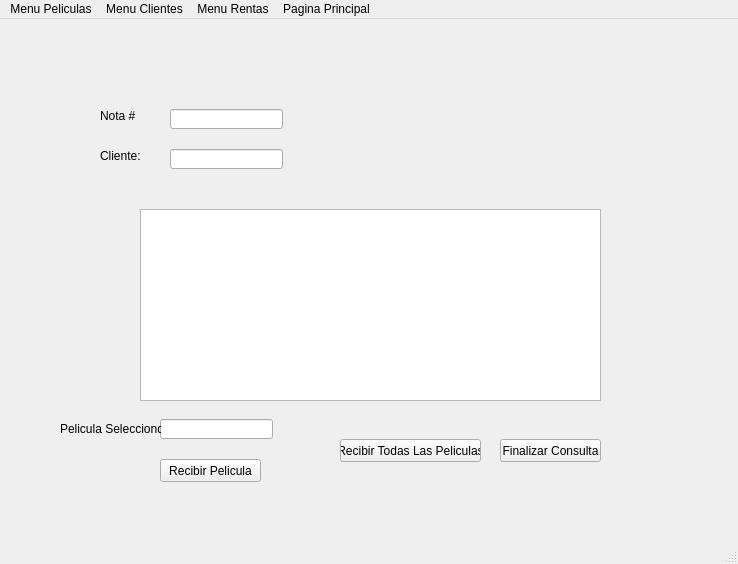
<?xml version="1.0" encoding="UTF-8"?>
<ui version="4.0">
 <class>Menu_principal</class>
 <widget class="QMainWindow" name="Menu_principal">
  <property name="geometry">
   <rect>
    <x>0</x>
    <y>0</y>
    <width>738</width>
    <height>564</height>
   </rect>
  </property>
  <property name="windowTitle">
   <string>Menu_principal</string>
  </property>
  <widget class="QWidget" name="centralWidget">
   <widget class="QStackedWidget" name="MenuPeliculas">
    <property name="geometry">
     <rect>
      <x>30</x>
      <y>30</y>
      <width>681</width>
      <height>471</height>
     </rect>
    </property>
    <property name="currentIndex">
     <number>4</number>
    </property>
    <widget class="QWidget" name="ventanaAltaSBajasModificaciones">
     <property name="autoFillBackground">
      <bool>true</bool>
     </property>
     <widget class="QLineEdit" name="lineEditPrecioRentaBase">
      <property name="geometry">
       <rect>
        <x>120</x>
        <y>130</y>
        <width>113</width>
        <height>20</height>
       </rect>
      </property>
     </widget>
     <widget class="QLineEdit" name="lineEditTituloPelicula">
      <property name="geometry">
       <rect>
        <x>120</x>
        <y>70</y>
        <width>113</width>
        <height>20</height>
       </rect>
      </property>
     </widget>
     <widget class="QLineEdit" name="lineEditCodigoPelicula">
      <property name="geometry">
       <rect>
        <x>120</x>
        <y>40</y>
        <width>113</width>
        <height>20</height>
       </rect>
      </property>
     </widget>
     <widget class="QLabel" name="label">
      <property name="geometry">
       <rect>
        <x>40</x>
        <y>40</y>
        <width>47</width>
        <height>13</height>
       </rect>
      </property>
      <property name="text">
       <string>Codigo</string>
      </property>
     </widget>
     <widget class="QLabel" name="label_2">
      <property name="geometry">
       <rect>
        <x>40</x>
        <y>70</y>
        <width>47</width>
        <height>13</height>
       </rect>
      </property>
      <property name="text">
       <string>Titulo</string>
      </property>
     </widget>
     <widget class="QLabel" name="label_3">
      <property name="geometry">
       <rect>
        <x>40</x>
        <y>130</y>
        <width>71</width>
        <height>16</height>
       </rect>
      </property>
      <property name="text">
       <string>Precio renta</string>
      </property>
     </widget>
     <widget class="QCheckBox" name="checkBoxPeliculaEstreno">
      <property name="geometry">
       <rect>
        <x>290</x>
        <y>60</y>
        <width>111</width>
        <height>17</height>
       </rect>
      </property>
      <property name="text">
       <string>Pelicula de Estreno</string>
      </property>
      <property name="autoExclusive">
       <bool>true</bool>
      </property>
     </widget>
     <widget class="QCheckBox" name="checkBoxPeliculaLiquidacion">
      <property name="geometry">
       <rect>
        <x>290</x>
        <y>80</y>
        <width>131</width>
        <height>17</height>
       </rect>
      </property>
      <property name="text">
       <string>Pelicula de liquidacion</string>
      </property>
      <property name="autoExclusive">
       <bool>true</bool>
      </property>
     </widget>
     <widget class="QCheckBox" name="checkBoxPeliculaNormal">
      <property name="geometry">
       <rect>
        <x>290</x>
        <y>100</y>
        <width>121</width>
        <height>17</height>
       </rect>
      </property>
      <property name="text">
       <string>Pelicula Normal</string>
      </property>
      <property name="autoExclusive">
       <bool>true</bool>
      </property>
     </widget>
     <widget class="QPushButton" name="pushButtonRegistrarPelicula">
      <property name="geometry">
       <rect>
        <x>30</x>
        <y>170</y>
        <width>121</width>
        <height>23</height>
       </rect>
      </property>
      <property name="text">
       <string>Registrar Pelicula</string>
      </property>
     </widget>
     <widget class="QTableWidget" name="tableWidgetListaPeliculas">
      <property name="geometry">
       <rect>
        <x>40</x>
        <y>220</y>
        <width>581</width>
        <height>241</height>
       </rect>
      </property>
     </widget>
     <widget class="QPushButton" name="EliminaPelicula">
      <property name="geometry">
       <rect>
        <x>410</x>
        <y>170</y>
        <width>131</width>
        <height>23</height>
       </rect>
      </property>
      <property name="text">
       <string>Eliminar Pelicula</string>
      </property>
     </widget>
     <widget class="QPushButton" name="pushButtonModificarPelicula">
      <property name="geometry">
       <rect>
        <x>220</x>
        <y>170</y>
        <width>111</width>
        <height>23</height>
       </rect>
      </property>
      <property name="text">
       <string>Modificar Pelicula</string>
      </property>
     </widget>
     <widget class="QSpinBox" name="spinBoxCantidadPeliculas">
      <property name="geometry">
       <rect>
        <x>120</x>
        <y>100</y>
        <width>42</width>
        <height>22</height>
       </rect>
      </property>
      <property name="minimum">
       <number>0</number>
      </property>
     </widget>
     <widget class="QLabel" name="label_7">
      <property name="geometry">
       <rect>
        <x>40</x>
        <y>100</y>
        <width>41</width>
        <height>20</height>
       </rect>
      </property>
      <property name="text">
       <string>Copias</string>
      </property>
     </widget>
     <zorder>tableWidgetListaPeliculas</zorder>
     <zorder>lineEditPrecioRentaBase</zorder>
     <zorder>lineEditTituloPelicula</zorder>
     <zorder>lineEditCodigoPelicula</zorder>
     <zorder>label</zorder>
     <zorder>label_2</zorder>
     <zorder>label_3</zorder>
     <zorder>checkBoxPeliculaEstreno</zorder>
     <zorder>checkBoxPeliculaLiquidacion</zorder>
     <zorder>checkBoxPeliculaNormal</zorder>
     <zorder>pushButtonRegistrarPelicula</zorder>
     <zorder>EliminaPelicula</zorder>
     <zorder>pushButtonModificarPelicula</zorder>
     <zorder>spinBoxCantidadPeliculas</zorder>
     <zorder>label_7</zorder>
    </widget>
    <widget class="QWidget" name="ventanaAltaBajaModificacionesdelCliente">
     <property name="autoFillBackground">
      <bool>false</bool>
     </property>
     <widget class="QPushButton" name="pushButtonRegistrarCliente">
      <property name="geometry">
       <rect>
        <x>50</x>
        <y>190</y>
        <width>111</width>
        <height>23</height>
       </rect>
      </property>
      <property name="text">
       <string>Registrar Cliente</string>
      </property>
     </widget>
     <widget class="QPushButton" name="pushButtonModificarCliente">
      <property name="geometry">
       <rect>
        <x>200</x>
        <y>190</y>
        <width>131</width>
        <height>23</height>
       </rect>
      </property>
      <property name="text">
       <string>Modificar Cliente</string>
      </property>
     </widget>
     <widget class="QPushButton" name="pushButtonEliminarCliente">
      <property name="geometry">
       <rect>
        <x>370</x>
        <y>190</y>
        <width>131</width>
        <height>23</height>
       </rect>
      </property>
      <property name="text">
       <string>Eliminar Cliente</string>
      </property>
     </widget>
     <widget class="QTableWidget" name="tableWidgetListaClientes">
      <property name="geometry">
       <rect>
        <x>50</x>
        <y>230</y>
        <width>491</width>
        <height>221</height>
       </rect>
      </property>
     </widget>
     <widget class="QLineEdit" name="lineEditCodigoCliente">
      <property name="geometry">
       <rect>
        <x>140</x>
        <y>20</y>
        <width>113</width>
        <height>20</height>
       </rect>
      </property>
     </widget>
     <widget class="QLabel" name="label_4">
      <property name="geometry">
       <rect>
        <x>30</x>
        <y>20</y>
        <width>111</width>
        <height>16</height>
       </rect>
      </property>
      <property name="text">
       <string>Codigo Cliente</string>
      </property>
     </widget>
     <widget class="QLineEdit" name="lineEditNombreCliente">
      <property name="geometry">
       <rect>
        <x>140</x>
        <y>50</y>
        <width>113</width>
        <height>20</height>
       </rect>
      </property>
     </widget>
     <widget class="QLabel" name="label_5">
      <property name="geometry">
       <rect>
        <x>30</x>
        <y>50</y>
        <width>91</width>
        <height>16</height>
       </rect>
      </property>
      <property name="text">
       <string>Nombre Cliente</string>
      </property>
     </widget>
     <widget class="QLineEdit" name="lineEditEdad">
      <property name="geometry">
       <rect>
        <x>140</x>
        <y>80</y>
        <width>113</width>
        <height>20</height>
       </rect>
      </property>
     </widget>
     <widget class="QLabel" name="label_6">
      <property name="geometry">
       <rect>
        <x>40</x>
        <y>80</y>
        <width>47</width>
        <height>13</height>
       </rect>
      </property>
      <property name="text">
       <string>Edad</string>
      </property>
     </widget>
    </widget>
    <widget class="QWidget" name="VentanaNuevaRenta">
     <widget class="QLineEdit" name="lineEditCodigoClienteParaRenta">
      <property name="geometry">
       <rect>
        <x>120</x>
        <y>50</y>
        <width>113</width>
        <height>20</height>
       </rect>
      </property>
     </widget>
     <widget class="QLabel" name="label_9">
      <property name="geometry">
       <rect>
        <x>30</x>
        <y>50</y>
        <width>81</width>
        <height>20</height>
       </rect>
      </property>
      <property name="text">
       <string>Codigo Cliente</string>
      </property>
     </widget>
     <widget class="QPushButton" name="pushButtonNuevaRenta">
      <property name="geometry">
       <rect>
        <x>250</x>
        <y>50</y>
        <width>75</width>
        <height>23</height>
       </rect>
      </property>
      <property name="text">
       <string>Nueva Renta</string>
      </property>
     </widget>
     <widget class="QLineEdit" name="lineEditCodigoPeliculaParaRenta">
      <property name="geometry">
       <rect>
        <x>100</x>
        <y>160</y>
        <width>113</width>
        <height>20</height>
       </rect>
      </property>
     </widget>
     <widget class="QLabel" name="label_10">
      <property name="geometry">
       <rect>
        <x>20</x>
        <y>160</y>
        <width>71</width>
        <height>16</height>
       </rect>
      </property>
      <property name="text">
       <string>Codigo Pelicula</string>
      </property>
     </widget>
     <widget class="QPushButton" name="pushButtonAgregarPeliculaRenta">
      <property name="geometry">
       <rect>
        <x>220</x>
        <y>160</y>
        <width>111</width>
        <height>23</height>
       </rect>
      </property>
      <property name="text">
       <string>Agregar Pelicula</string>
      </property>
     </widget>
     <widget class="QLineEdit" name="lineEditNombreClienteParaLarenta">
      <property name="geometry">
       <rect>
        <x>270</x>
        <y>120</y>
        <width>113</width>
        <height>20</height>
       </rect>
      </property>
      <property name="readOnly">
       <bool>true</bool>
      </property>
     </widget>
     <widget class="QLineEdit" name="lineEditMuestranumeroNota">
      <property name="geometry">
       <rect>
        <x>110</x>
        <y>120</y>
        <width>31</width>
        <height>20</height>
       </rect>
      </property>
      <property name="readOnly">
       <bool>true</bool>
      </property>
     </widget>
     <widget class="QLabel" name="label_11">
      <property name="geometry">
       <rect>
        <x>190</x>
        <y>120</y>
        <width>91</width>
        <height>16</height>
       </rect>
      </property>
      <property name="text">
       <string>Nombre Cliente</string>
      </property>
     </widget>
     <widget class="QLabel" name="label_12">
      <property name="geometry">
       <rect>
        <x>20</x>
        <y>120</y>
        <width>101</width>
        <height>16</height>
       </rect>
      </property>
      <property name="text">
       <string>Nota de venta #</string>
      </property>
     </widget>
     <widget class="QTableWidget" name="tableWidgetPeliculasParaNota">
      <property name="geometry">
       <rect>
        <x>40</x>
        <y>220</y>
        <width>571</width>
        <height>161</height>
       </rect>
      </property>
     </widget>
     <widget class="QLineEdit" name="lineEditMuestraTotalaPagar">
      <property name="geometry">
       <rect>
        <x>330</x>
        <y>420</y>
        <width>101</width>
        <height>20</height>
       </rect>
      </property>
      <property name="readOnly">
       <bool>true</bool>
      </property>
     </widget>
     <widget class="QLabel" name="label_13">
      <property name="geometry">
       <rect>
        <x>260</x>
        <y>420</y>
        <width>71</width>
        <height>16</height>
       </rect>
      </property>
      <property name="text">
       <string>Total a Pagar</string>
      </property>
     </widget>
     <widget class="QPushButton" name="pushButtonfinalizarnota">
      <property name="geometry">
       <rect>
        <x>520</x>
        <y>430</y>
        <width>75</width>
        <height>23</height>
       </rect>
      </property>
      <property name="text">
       <string>Finalizar nota</string>
      </property>
     </widget>
    </widget>
    <widget class="QWidget" name="RentasActivas">
     <widget class="QTableWidget" name="tableWidgetRentasActivas">
      <property name="geometry">
       <rect>
        <x>50</x>
        <y>120</y>
        <width>551</width>
        <height>211</height>
       </rect>
      </property>
     </widget>
     <widget class="QLabel" name="label_14">
      <property name="geometry">
       <rect>
        <x>220</x>
        <y>40</y>
        <width>261</width>
        <height>41</height>
       </rect>
      </property>
      <property name="font">
       <font>
        <pointsize>26</pointsize>
        <weight>75</weight>
        <bold>true</bold>
       </font>
      </property>
      <property name="text">
       <string>Rentas Activas</string>
      </property>
     </widget>
    </widget>
    <widget class="QWidget" name="PeliculasEnNotaDeRenta">
     <widget class="QLineEdit" name="lineEditNombreClientePeliculasRentadas">
      <property name="geometry">
       <rect>
        <x>140</x>
        <y>100</y>
        <width>113</width>
        <height>20</height>
       </rect>
      </property>
      <property name="readOnly">
       <bool>true</bool>
      </property>
     </widget>
     <widget class="QLineEdit" name="lineEditNumeroDeNotaPeliculasRentadas">
      <property name="geometry">
       <rect>
        <x>140</x>
        <y>60</y>
        <width>113</width>
        <height>20</height>
       </rect>
      </property>
      <property name="readOnly">
       <bool>true</bool>
      </property>
     </widget>
     <widget class="QTableWidget" name="tableWidgetPeliculasRentadas">
      <property name="geometry">
       <rect>
        <x>110</x>
        <y>160</y>
        <width>461</width>
        <height>192</height>
       </rect>
      </property>
     </widget>
     <widget class="QLabel" name="label_15">
      <property name="geometry">
       <rect>
        <x>70</x>
        <y>60</y>
        <width>47</width>
        <height>13</height>
       </rect>
      </property>
      <property name="text">
       <string>Nota #</string>
      </property>
     </widget>
     <widget class="QLabel" name="label_16">
      <property name="geometry">
       <rect>
        <x>70</x>
        <y>100</y>
        <width>47</width>
        <height>13</height>
       </rect>
      </property>
      <property name="text">
       <string>Cliente:</string>
      </property>
     </widget>
     <widget class="QPushButton" name="pushButtonRecibirTodasLasPeliculas">
      <property name="geometry">
       <rect>
        <x>310</x>
        <y>390</y>
        <width>141</width>
        <height>23</height>
       </rect>
      </property>
      <property name="text">
       <string>Recibir Todas Las Peliculas</string>
      </property>
     </widget>
     <widget class="QPushButton" name="pushButtonRecibirUnaPelicula">
      <property name="geometry">
       <rect>
        <x>130</x>
        <y>410</y>
        <width>101</width>
        <height>23</height>
       </rect>
      </property>
      <property name="text">
       <string>Recibir Pelicula</string>
      </property>
     </widget>
     <widget class="QPushButton" name="pushButtonfinalizarconsulta">
      <property name="geometry">
       <rect>
        <x>470</x>
        <y>390</y>
        <width>101</width>
        <height>23</height>
       </rect>
      </property>
      <property name="text">
       <string>Finalizar Consulta</string>
      </property>
     </widget>
     <widget class="QLineEdit" name="lineEditPeliculaSeleccionadaenNota">
      <property name="geometry">
       <rect>
        <x>130</x>
        <y>370</y>
        <width>113</width>
        <height>20</height>
       </rect>
      </property>
      <property name="readOnly">
       <bool>true</bool>
      </property>
     </widget>
     <widget class="QLabel" name="label_17">
      <property name="geometry">
       <rect>
        <x>30</x>
        <y>370</y>
        <width>101</width>
        <height>20</height>
       </rect>
      </property>
      <property name="text">
       <string>Pelicula Seleccionda</string>
      </property>
     </widget>
    </widget>
   </widget>
   <widget class="QLabel" name="label_8">
    <property name="geometry">
     <rect>
      <x>150</x>
      <y>10</y>
      <width>431</width>
      <height>241</height>
     </rect>
    </property>
    <property name="text">
     <string/>
    </property>
    <property name="pixmap">
     <pixmap>imagenes/1450183731-2013-03-16_08-24-56_videoclub.jpg</pixmap>
    </property>
    <property name="scaledContents">
     <bool>true</bool>
    </property>
    <property name="wordWrap">
     <bool>false</bool>
    </property>
   </widget>
   <zorder>label_8</zorder>
   <zorder>MenuPeliculas</zorder>
  </widget>
  <widget class="QStatusBar" name="statusBar"/>
  <widget class="QMenuBar" name="menuBar">
   <property name="geometry">
    <rect>
     <x>0</x>
     <y>0</y>
     <width>738</width>
     <height>21</height>
    </rect>
   </property>
   <widget class="QMenu" name="menuPeliculas">
    <property name="title">
     <string>Menu Peliculas</string>
    </property>
    <addaction name="actionIr_al_menu"/>
   </widget>
   <widget class="QMenu" name="menuMenu_Clientes">
    <property name="title">
     <string>Menu Clientes</string>
    </property>
    <addaction name="actionIr_al_menu_2"/>
   </widget>
   <widget class="QMenu" name="menuMenu_Rentas">
    <property name="title">
     <string>Menu Rentas</string>
    </property>
    <addaction name="actionRealizar_renta"/>
    <addaction name="actionVer_Rentas"/>
   </widget>
   <widget class="QMenu" name="menuPagina_Principal">
    <property name="title">
     <string>Pagina Principal</string>
    </property>
    <addaction name="actionVentana_Principal"/>
   </widget>
   <addaction name="menuPeliculas"/>
   <addaction name="menuMenu_Clientes"/>
   <addaction name="menuMenu_Rentas"/>
   <addaction name="menuPagina_Principal"/>
  </widget>
  <action name="actionIr_al_menu">
   <property name="text">
    <string>Ir al menu Peliculas</string>
   </property>
  </action>
  <action name="actionIr_al_menu_2">
   <property name="text">
    <string>Ir al menu Clientes</string>
   </property>
  </action>
  <action name="actionVentana_Principal">
   <property name="text">
    <string>Ventana Principal</string>
   </property>
  </action>
  <action name="actionRealizar_renta">
   <property name="text">
    <string>Realizar renta</string>
   </property>
  </action>
  <action name="actionVer_Rentas">
   <property name="text">
    <string>Ver Rentas</string>
   </property>
  </action>
 </widget>
 <layoutdefault spacing="6" margin="11"/>
 <resources/>
 <connections/>
</ui>
